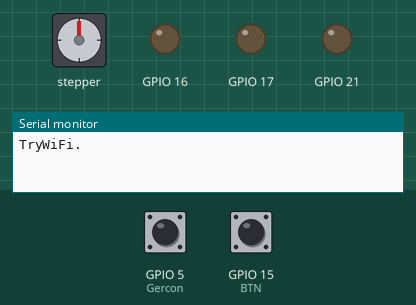
A sketch run on a simulated ESP32. Shown: stepper motor, output pins drawn as LEDs (lit = HIGH), the last lines printed to the serial monitor. The test bench sets the inputs (shaded band); at power-on: GPIO 5 (Gercon) HIGH, GPIO 15 (BTN) HIGH. WiFi joins after 1.5 s; servers stay silent unless stated; stepper angles assume 4075 steps per turn.

Above: at 0.9 s.
At 1.5 s:
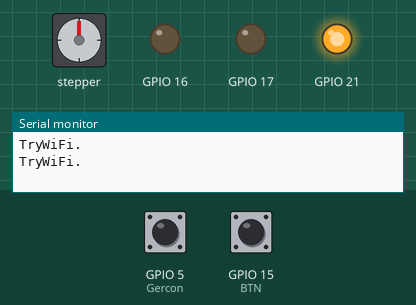
At 5.7 s:
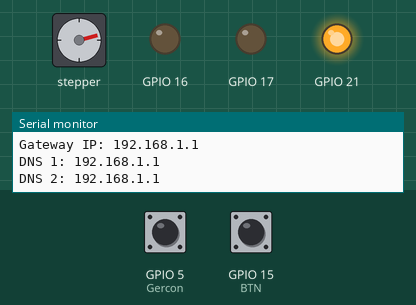
5.8 s: GPIO 5 (Gercon) pulled LOW for 0.15 s
7.4 s: GPIO 15 (BTN) pulled LOW for 0.15 s
Timing chart, 0 to 10.4 s (numbered marks = the images above; inputs shaded):
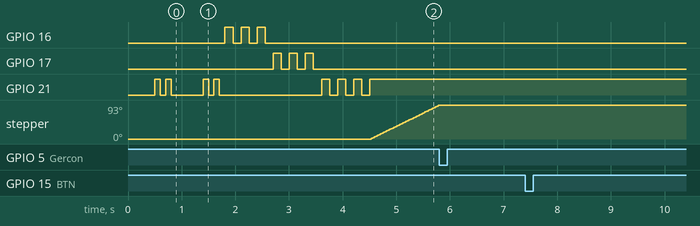

The sketch:

ReleseGarderob.ino
```cpp
#include <CustomStepper.h>            // библиотекa управления шаговым двигателем. По умолчанию настроена на двигатель 28BYJ-48-5V
#include <Arduino.h>
#include "WiFi.h"
#include "AsyncUDP.h"

#define FULLD 390
#define MAX_TRYES_CONNECT_WIFI 15
#define MAX_BUFFER_COMMANDS_FROM_SERVER 10
#define COUNT_ITEMS 8
const char* ssid = "***";
const char* pass = "***";
const uint16_t port = 9669;

struct RGBIndicator{
  private:
    uint8_t r, b, g;
    void Blink(uint8_t pin, int count, int mls){
        for (int i = 0; i < count; i++){
            digitalWrite(pin, HIGH);
            delay(mls);
            digitalWrite(pin, LOW);
            delay(mls);
        }
    }
  public:
    RGBIndicator(uint8_t red, uint8_t green, uint8_t blue){
        r = red;
        b = blue;
        g = green;
        pinMode(r, OUTPUT);
        pinMode(b, OUTPUT);
        pinMode(g, OUTPUT);
    }
    void Red(bool blink = false, int count = 8, int mls = 150){
        digitalWrite(r, HIGH);
        digitalWrite(b, LOW);
        digitalWrite(g, LOW);
        if (blink)
            Blink(r, count, mls);
    }
    void Blue(bool blink = false, int count = 8, int mls = 150){
        digitalWrite(r, LOW);
        digitalWrite(b, HIGH);
        digitalWrite(g, LOW);
        if (blink)
            Blink(b, count, mls);
    }
    void Green(bool blink = false, int count = 8, int mls = 150){
        digitalWrite(r, LOW);
        digitalWrite(b, LOW);
        digitalWrite(g, HIGH);
        if (blink)
            Blink(g, count, mls);
    }
};

struct line{
        String com;
        String arg = "";
        String uid = "";
        line(String command, String arg, String uid) : com(command), arg(arg), uid(uid){}
};

line* lines_udp[MAX_BUFFER_COMMANDS_FROM_SERVER];

CustomStepper stepper(18,19,22, 23);
RGBIndicator rgb (16,17,21);
AsyncUDP udp;


// Set your Static IP address
IPAddress local_IP(192, 168, 1, 1);
// Set your Gateway IP address
IPAddress gateway(192, 168, 1, 1);
IPAddress subnet(255, 255, 0, 0);
IPAddress primaryDNS(8, 8, 8, 8); //optional
IPAddress secondaryDNS(8, 8, 4, 4); //optional

line* MakeLineFromUdpString(String dat){
      const char* packetBuffer = dat.c_str();
      bool writeCommand = false, writeArg = false, writeId = false;
      String arg = "", id = "", command = "";
      for (int i{0};i<dat.length();i++){
        char ch = (char)packetBuffer[i];

        if(ch == '~'){
            writeCommand = true;
            writeArg = false; writeId = false;
            continue;
        }
        if(ch == '`'){
            writeCommand = false;
            writeArg = true; writeId = false;
            continue;
        }
        if(ch == '!'){
            writeCommand = false;
            writeArg = false; writeId = true;
            continue;
        }

        if(writeCommand)
            command += ch;
        if(writeArg)
            arg += ch;
        if(writeId)
            id += ch;
        } // end for

      return new line(command, arg, id);
    }


void stop_rotate(){
  stepper.setDirection(STOP);
}

void start_infinity_rotate(){
  stop_rotate();
  stepper.setDirection(CW);
  stepper.rotate();  // Будет вращать пока не получит команду о смене направления или пока не получит директиву STOP
}

void rotate(float angle){
    stop_rotate();
    stepper.setDirection(CW);
    Serial.println("Rot "+ String(angle * FULLD / 360));
    stepper.rotateDegrees(angle * FULLD / 360);        // Поворачивает вал на заданное кол-во градусов. Можно указывать десятичную точность (например 90.5), но не принимаются отрицательные значения
}


int tryes = MAX_TRYES_CONNECT_WIFI;
void setup()
{
  pinMode(15, INPUT_PULLUP); // BTN
  pinMode(5, INPUT_PULLUP); // Gercon
  stepper.setRPM(12);                 // Устанавливаем кол-во оборотов в минуту
  stepper.setSPR(4075.7728395);       // Устанавливаем кол-во шагов на полный оборот. Максимальное значение 4075.7728395

  Serial.begin(115200);

  for(int i{0}; i < MAX_BUFFER_COMMANDS_FROM_SERVER; i++){
      lines_udp[i] = NULL;
    }

  if(!WiFi.config(local_IP, gateway, subnet, primaryDNS, secondaryDNS)) {
    Serial.println("STA Failed to configure");
    return;
  }
  WiFi.begin(ssid, pass);

  // Проверяем статус. Если нет соединения, то выводим сообщение о подключении
  while (WiFi.status() != WL_CONNECTED) {
    delay(500);
    Serial.print("TryWiFi. \n");
    tryes -= 1;
    if (tryes <= 0){
      Serial.println("FailWIFI\n");
      rgb.Red(true, 8, 100);
      return;
    }
    rgb.Blue(true, 2, 100);
  }

  Serial.print("Local IP: ");
  Serial.println(WiFi.localIP());
  Serial.print("Subnet Mask: " );
  Serial.println(WiFi.subnetMask());
  Serial.print("Gateway IP: ");
  Serial.println(WiFi.gatewayIP());
  Serial.print("DNS 1: ");
  Serial.println(WiFi.dnsIP(0));
  Serial.print("DNS 2: ");
  Serial.println(WiFi.dnsIP(1));

  udp.listen(port);
  udp.onPacket([](AsyncUDPPacket packet) {
    String data = (const char*)packet.data();
    for(int i{0}; i < MAX_BUFFER_COMMANDS_FROM_SERVER; i++){
      if(lines_udp[i] != NULL) continue;
      lines_udp[i] = MakeLineFromUdpString(data);
      break;
    }
    }
  );
  rgb.Red(true, 3);
  rgb.Green(true, 3);
  rgb.Blue(true, 3);
  start_infinity_rotate();
}


bool pressed = false;
int local_index = 0;
const int angle_on_one_item = (360/COUNT_ITEMS);
bool one_time_find_zero = false;
void loop()
{
  if (!one_time_find_zero && !digitalRead(5)){
    stop_rotate();
    one_time_find_zero = true;
  }


  for (int i = 0; i < MAX_BUFFER_COMMANDS_FROM_SERVER; i++)
  {
    if (lines_udp[i] == NULL) continue;
    line* task = new line(lines_udp[i]->com,lines_udp[i]->arg, lines_udp[i]->uid);
    delete lines_udp[i];
    lines_udp[i] = NULL;
    Serial.println("Get task: "+task->com + " "+task->arg +" "+ task->uid);
    switch (task->com[0])
        {
          case 'r':{
            rgb.Red(true, 5);
            break;
          }
          case 'g':{
            rgb.Green(true, 5);
            break;
          }
          case 'b':{
            rgb.Blue(true, 5);
            break;
          }
          case 'm':{
          int id = (float)(task->arg[0]-'0');
            Serial.print("ROTATE (" + task->arg +") ");
            if (stepper.isDone()){
                int angle = id * angle_on_one_item;

                if(local_index < angle){
                  rotate(angle - local_index);
                  Serial.println("from " + String(local_index) +" to " + String(angle) + " -> "+ String(angle - local_index));
                }else if(local_index > angle){
                  rotate(360 - local_index + angle);
                  Serial.println("from " + String(local_index) +" to " + String(angle) + " -> "+ String(360 - local_index + angle));
                }
                local_index = angle;
                break;
            }
          }
          default:{
            Serial.print("Unknow command");
            Serial.println(task->com);
            break;
          }
        }
        break;
  }
  rgb.Blue();
  if (!pressed && !digitalRead(15)){
      pressed = true;
      Serial.println("pressed");
      udp.broadcastTo("triggered", port);
  }
  if (digitalRead(15)){
    pressed = false;
  }


  // if (stepper.isDone())
  // {
  //   delay(1000);
  //   start_infinity_rotate();
  // }
  stepper.run();                      // Этот метод обязателен в блоке loop. Он инициирует работу двигателя, когда это необходимо
}
```

Measured:
- after the input at 5.8 s, stepper: stops changing and stays 93°
- by itself, stepper: keeps turning clockwise at about 74°/s
